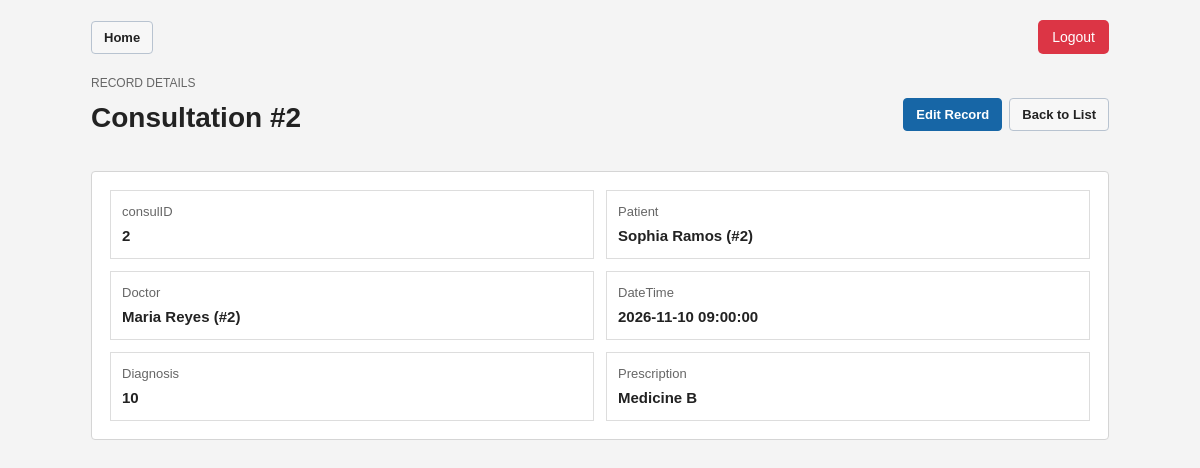
Screenshot of /crud/view.php?module=consultation&id=2 (signed in) with the database file from the repository.
### tables this page shows
CREATE TABLE IF NOT EXISTS consultation(
  consulID INT AUTO_INCREMENT PRIMARY KEY,
  patID INT NOT NULL,
  docID INT NOT NULL,
  consulDate DATETIME NOT NULL,
  diagnosis INT NOT NULL,
  prescription VARCHAR(30) NOT NULL,

  FOREIGN KEY (patID) REFERENCES patient (patID),
  FOREIGN KEY (docID) REFERENCES doctor (docID)
);

### config/app.php (called while the page is built, shortened)
<?php
require_once __DIR__ . '/modules.php';
function app_url(string $path = ''): string
{
    return APP_BASE_URL . '/' . ltrim($path, '/');
}
function e(mixed $value): string
{
    return htmlspecialchars((string) ($value ?? ''), ENT_QUOTES | ENT_SUBSTITUTE, 'UTF-8');
}
function find_record(PDO $pdo, array $module, int $id): array|false
{
    $sql = 'SELECT * FROM ' . $module['table'] . ' WHERE ' . $module['pk'] . ' = ?';
    $stmt = $pdo->prepare($sql);
    $stmt->execute([$id]);
    return $stmt->fetch();
}
function lookup_maps(PDO $pdo, array $module): array
{
    $maps = [];
    foreach ($module['fields'] as $name => $field) {
        if ($field['type'] === 'select') {
            $maps[$name] = [];
            foreach ($pdo->query($field['sql']) as $option) {
                $maps[$name][(string) $option['id']] = $option['label'];
            }
        }
    }
    return $maps;
}
function display_field(string $field, mixed $value, array $maps): string
{
    if (isset($maps[$field])) {
        return e(($maps[$field][(string) $value] ?? 'Unknown') . ' (#' . $value . ')');
    }
    return e($value);
}

### config/modules.php (called while the page is built, shortened)
<?php
function get_module(string $key): array
{
    return MODULES[$key];
}

### crud/view.php (the view, shortened to what this page needs)
<?php
require_once __DIR__ . '/../config/app.php';
$slug = (string) ($_GET['module'] ?? '');
$module = get_module($slug);
$id = filter_var($_GET['id'] ?? 0, FILTER_VALIDATE_INT);
$record = $id ? find_record($pdo, $module, (int) $id) : false;
$maps = lookup_maps($pdo, $module);
include __DIR__ . '/../includes/header.php';
?>
<section class="page-header">
  <div><span class="eyebrow">RECORD DETAILS</span><h1><?= e($module['singular']) ?> #<?= e($id) ?></h1></div>
  <div class="actions">
    <a class="button primary" href="<?= e(app_url('crud/form.php?module=' . $slug . '&id=' . $id)) ?>">Edit Record</a>
    <a class="button light" href="<?= e(app_url('crud/index.php?module=' . $slug)) ?>">Back to List</a>
  </div>
</section>
<section class="panel">
  <dl class="detail-list">
    <div class="detail-row"><dt><?= e($module['pk']) ?></dt><dd><?= e($id) ?></dd></div>
    <?php foreach ($module['fields'] as $name => $field): ?>
      <div class="detail-row">
        <dt><?= e($field['label']) ?></dt>
        <dd><?= display_field($name, $record[$name], $maps) ?></dd>
      </div>
    <?php endforeach; ?>
  </dl>
</section>
<?php include __DIR__ . '/../includes/footer.php'; ?>

### assets/style.css (style rules this page uses)
* { box-sizing: border-box; }
body { margin: 0; background: #f4f4f4; color: #222; font: 15px/1.5 Arial, sans-serif; }
h1 { font-size: 28px; margin: 0 0 16px; }
a { color: #125496; text-decoration: none; }
.eyebrow { display: block; color: #666; font-size: 12px; margin-bottom: 5px; }
.panel, .login-card, .inquiry-card { background: white; border: 1px solid #d5d5d5; border-radius: 4px; padding: 18px; margin-bottom: 18px; }
.page-header { display: flex; justify-content: space-between; align-items: center; flex-wrap: wrap; gap: 12px; margin-bottom: 16px; }
.actions, .form-actions, .table-actions { display: flex; align-items: center; flex-wrap: wrap; gap: 7px; }
.button { display: inline-block; padding: 8px 12px; font: bold 13px Arial, sans-serif; border: 1px solid #b8c3d0; border-radius: 4px; cursor: pointer; text-align: center; text-decoration: none; color: #222; background: #f1f1f1; }
.button.primary { background: #1766a6; color: white; border-color: #1766a6; }
.button.light, .button.outline { background: #f7f7f7; color: #222; }
.detail-list { display: grid; grid-template-columns: repeat(2, minmax(0, 1fr)); gap: 12px; margin: 0; }
.detail-row { border: 1px solid #ddd; padding: 11px; }
.detail-row dt { font-size: 13px; color: #666; }
.detail-row dd { margin: 3px 0 0; font-weight: bold; overflow-wrap: anywhere; }

### rows the page displays
consultation: patID "Sophia Ramos (#2)", docID "Maria Reyes (#2)", consulDate "2026-11-10 09:00:00", diagnosis "10", prescription "Medicine B"

### other values shown
$module['singular'] "Consultation"
$id "2"
$module['pk'] "consulID"
$field['label'] "Patient"
$field['label'] "Doctor"
$field['label'] "DateTime"
$field['label'] "Diagnosis"
$field['label'] "Prescription"
